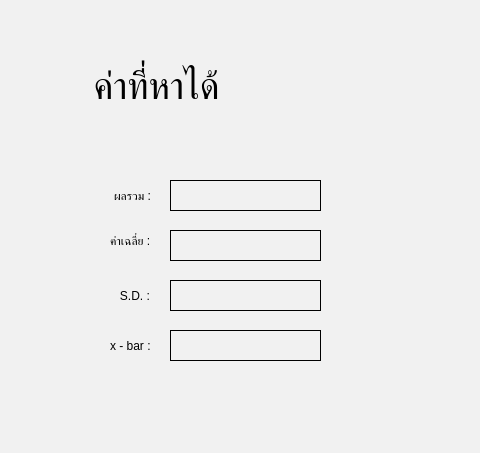
<?xml version="1.0" encoding="UTF-8"?>
<ui version="4.0">
 <class>HomeActivity</class>
 <widget class="QWidget" name="HomeActivity">
  <property name="windowModality">
   <enum>Qt::WindowModal</enum>
  </property>
  <property name="geometry">
   <rect>
    <x>0</x>
    <y>0</y>
    <width>480</width>
    <height>453</height>
   </rect>
  </property>
  <property name="minimumSize">
   <size>
    <width>480</width>
    <height>280</height>
   </size>
  </property>
  <property name="maximumSize">
   <size>
    <width>900</width>
    <height>500</height>
   </size>
  </property>
  <property name="windowTitle">
   <string/>
  </property>
  <property name="autoFillBackground">
   <bool>false</bool>
  </property>
  <property name="styleSheet">
   <string notr="true">QWidget{
	background-color:rgb(241,241,241);
}</string>
  </property>
  <widget class="QLabel" name="sd">
   <property name="geometry">
    <rect>
     <x>170</x>
     <y>280</y>
     <width>151</width>
     <height>31</height>
    </rect>
   </property>
   <property name="frameShape">
    <enum>QFrame::Box</enum>
   </property>
   <property name="text">
    <string/>
   </property>
  </widget>
  <widget class="QLabel" name="Xbar">
   <property name="geometry">
    <rect>
     <x>170</x>
     <y>330</y>
     <width>151</width>
     <height>31</height>
    </rect>
   </property>
   <property name="frameShape">
    <enum>QFrame::Box</enum>
   </property>
   <property name="text">
    <string/>
   </property>
  </widget>
  <widget class="QLabel" name="average">
   <property name="geometry">
    <rect>
     <x>170</x>
     <y>230</y>
     <width>151</width>
     <height>31</height>
    </rect>
   </property>
   <property name="frameShape">
    <enum>QFrame::Box</enum>
   </property>
   <property name="text">
    <string/>
   </property>
  </widget>
  <widget class="QLabel" name="label_2">
   <property name="geometry">
    <rect>
     <x>114</x>
     <y>185</y>
     <width>51</width>
     <height>21</height>
    </rect>
   </property>
   <property name="palette">
    <palette>
     <active>
      <colorrole role="Button">
       <brush brushstyle="SolidPattern">
        <color alpha="255">
         <red>241</red>
         <green>241</green>
         <blue>241</blue>
        </color>
       </brush>
      </colorrole>
      <colorrole role="Text">
       <brush brushstyle="SolidPattern">
        <color alpha="255">
         <red>0</red>
         <green>0</green>
         <blue>255</blue>
        </color>
       </brush>
      </colorrole>
      <colorrole role="Base">
       <brush brushstyle="SolidPattern">
        <color alpha="255">
         <red>241</red>
         <green>241</green>
         <blue>241</blue>
        </color>
       </brush>
      </colorrole>
      <colorrole role="Window">
       <brush brushstyle="SolidPattern">
        <color alpha="255">
         <red>241</red>
         <green>241</green>
         <blue>241</blue>
        </color>
       </brush>
      </colorrole>
     </active>
     <inactive>
      <colorrole role="Button">
       <brush brushstyle="SolidPattern">
        <color alpha="255">
         <red>241</red>
         <green>241</green>
         <blue>241</blue>
        </color>
       </brush>
      </colorrole>
      <colorrole role="Text">
       <brush brushstyle="SolidPattern">
        <color alpha="255">
         <red>0</red>
         <green>0</green>
         <blue>255</blue>
        </color>
       </brush>
      </colorrole>
      <colorrole role="Base">
       <brush brushstyle="SolidPattern">
        <color alpha="255">
         <red>241</red>
         <green>241</green>
         <blue>241</blue>
        </color>
       </brush>
      </colorrole>
      <colorrole role="Window">
       <brush brushstyle="SolidPattern">
        <color alpha="255">
         <red>241</red>
         <green>241</green>
         <blue>241</blue>
        </color>
       </brush>
      </colorrole>
     </inactive>
     <disabled>
      <colorrole role="Button">
       <brush brushstyle="SolidPattern">
        <color alpha="255">
         <red>241</red>
         <green>241</green>
         <blue>241</blue>
        </color>
       </brush>
      </colorrole>
      <colorrole role="Text">
       <brush brushstyle="SolidPattern">
        <color alpha="255">
         <red>120</red>
         <green>120</green>
         <blue>120</blue>
        </color>
       </brush>
      </colorrole>
      <colorrole role="Base">
       <brush brushstyle="SolidPattern">
        <color alpha="255">
         <red>241</red>
         <green>241</green>
         <blue>241</blue>
        </color>
       </brush>
      </colorrole>
      <colorrole role="Window">
       <brush brushstyle="SolidPattern">
        <color alpha="255">
         <red>241</red>
         <green>241</green>
         <blue>241</blue>
        </color>
       </brush>
      </colorrole>
     </disabled>
    </palette>
   </property>
   <property name="text">
    <string>ผลรวม :</string>
   </property>
  </widget>
  <widget class="QLabel" name="label_3">
   <property name="geometry">
    <rect>
     <x>110</x>
     <y>230</y>
     <width>51</width>
     <height>21</height>
    </rect>
   </property>
   <property name="palette">
    <palette>
     <active>
      <colorrole role="Button">
       <brush brushstyle="SolidPattern">
        <color alpha="255">
         <red>241</red>
         <green>241</green>
         <blue>241</blue>
        </color>
       </brush>
      </colorrole>
      <colorrole role="Text">
       <brush brushstyle="SolidPattern">
        <color alpha="255">
         <red>0</red>
         <green>0</green>
         <blue>255</blue>
        </color>
       </brush>
      </colorrole>
      <colorrole role="Base">
       <brush brushstyle="SolidPattern">
        <color alpha="255">
         <red>241</red>
         <green>241</green>
         <blue>241</blue>
        </color>
       </brush>
      </colorrole>
      <colorrole role="Window">
       <brush brushstyle="SolidPattern">
        <color alpha="255">
         <red>241</red>
         <green>241</green>
         <blue>241</blue>
        </color>
       </brush>
      </colorrole>
     </active>
     <inactive>
      <colorrole role="Button">
       <brush brushstyle="SolidPattern">
        <color alpha="255">
         <red>241</red>
         <green>241</green>
         <blue>241</blue>
        </color>
       </brush>
      </colorrole>
      <colorrole role="Text">
       <brush brushstyle="SolidPattern">
        <color alpha="255">
         <red>0</red>
         <green>0</green>
         <blue>255</blue>
        </color>
       </brush>
      </colorrole>
      <colorrole role="Base">
       <brush brushstyle="SolidPattern">
        <color alpha="255">
         <red>241</red>
         <green>241</green>
         <blue>241</blue>
        </color>
       </brush>
      </colorrole>
      <colorrole role="Window">
       <brush brushstyle="SolidPattern">
        <color alpha="255">
         <red>241</red>
         <green>241</green>
         <blue>241</blue>
        </color>
       </brush>
      </colorrole>
     </inactive>
     <disabled>
      <colorrole role="Button">
       <brush brushstyle="SolidPattern">
        <color alpha="255">
         <red>241</red>
         <green>241</green>
         <blue>241</blue>
        </color>
       </brush>
      </colorrole>
      <colorrole role="Text">
       <brush brushstyle="SolidPattern">
        <color alpha="255">
         <red>120</red>
         <green>120</green>
         <blue>120</blue>
        </color>
       </brush>
      </colorrole>
      <colorrole role="Base">
       <brush brushstyle="SolidPattern">
        <color alpha="255">
         <red>241</red>
         <green>241</green>
         <blue>241</blue>
        </color>
       </brush>
      </colorrole>
      <colorrole role="Window">
       <brush brushstyle="SolidPattern">
        <color alpha="255">
         <red>241</red>
         <green>241</green>
         <blue>241</blue>
        </color>
       </brush>
      </colorrole>
     </disabled>
    </palette>
   </property>
   <property name="text">
    <string>ค่าเฉลี่ย :</string>
   </property>
  </widget>
  <widget class="QLabel" name="label_5">
   <property name="geometry">
    <rect>
     <x>110</x>
     <y>330</y>
     <width>51</width>
     <height>31</height>
    </rect>
   </property>
   <property name="palette">
    <palette>
     <active>
      <colorrole role="Button">
       <brush brushstyle="SolidPattern">
        <color alpha="255">
         <red>241</red>
         <green>241</green>
         <blue>241</blue>
        </color>
       </brush>
      </colorrole>
      <colorrole role="Text">
       <brush brushstyle="SolidPattern">
        <color alpha="255">
         <red>0</red>
         <green>0</green>
         <blue>255</blue>
        </color>
       </brush>
      </colorrole>
      <colorrole role="Base">
       <brush brushstyle="SolidPattern">
        <color alpha="255">
         <red>241</red>
         <green>241</green>
         <blue>241</blue>
        </color>
       </brush>
      </colorrole>
      <colorrole role="Window">
       <brush brushstyle="SolidPattern">
        <color alpha="255">
         <red>241</red>
         <green>241</green>
         <blue>241</blue>
        </color>
       </brush>
      </colorrole>
     </active>
     <inactive>
      <colorrole role="Button">
       <brush brushstyle="SolidPattern">
        <color alpha="255">
         <red>241</red>
         <green>241</green>
         <blue>241</blue>
        </color>
       </brush>
      </colorrole>
      <colorrole role="Text">
       <brush brushstyle="SolidPattern">
        <color alpha="255">
         <red>0</red>
         <green>0</green>
         <blue>255</blue>
        </color>
       </brush>
      </colorrole>
      <colorrole role="Base">
       <brush brushstyle="SolidPattern">
        <color alpha="255">
         <red>241</red>
         <green>241</green>
         <blue>241</blue>
        </color>
       </brush>
      </colorrole>
      <colorrole role="Window">
       <brush brushstyle="SolidPattern">
        <color alpha="255">
         <red>241</red>
         <green>241</green>
         <blue>241</blue>
        </color>
       </brush>
      </colorrole>
     </inactive>
     <disabled>
      <colorrole role="Button">
       <brush brushstyle="SolidPattern">
        <color alpha="255">
         <red>241</red>
         <green>241</green>
         <blue>241</blue>
        </color>
       </brush>
      </colorrole>
      <colorrole role="Text">
       <brush brushstyle="SolidPattern">
        <color alpha="255">
         <red>120</red>
         <green>120</green>
         <blue>120</blue>
        </color>
       </brush>
      </colorrole>
      <colorrole role="Base">
       <brush brushstyle="SolidPattern">
        <color alpha="255">
         <red>241</red>
         <green>241</green>
         <blue>241</blue>
        </color>
       </brush>
      </colorrole>
      <colorrole role="Window">
       <brush brushstyle="SolidPattern">
        <color alpha="255">
         <red>241</red>
         <green>241</green>
         <blue>241</blue>
        </color>
       </brush>
      </colorrole>
     </disabled>
    </palette>
   </property>
   <property name="text">
    <string>x - bar :</string>
   </property>
  </widget>
  <widget class="QLabel" name="label_4">
   <property name="geometry">
    <rect>
     <x>110</x>
     <y>280</y>
     <width>51</width>
     <height>31</height>
    </rect>
   </property>
   <property name="palette">
    <palette>
     <active>
      <colorrole role="Button">
       <brush brushstyle="SolidPattern">
        <color alpha="255">
         <red>241</red>
         <green>241</green>
         <blue>241</blue>
        </color>
       </brush>
      </colorrole>
      <colorrole role="Text">
       <brush brushstyle="SolidPattern">
        <color alpha="255">
         <red>0</red>
         <green>0</green>
         <blue>255</blue>
        </color>
       </brush>
      </colorrole>
      <colorrole role="Base">
       <brush brushstyle="SolidPattern">
        <color alpha="255">
         <red>241</red>
         <green>241</green>
         <blue>241</blue>
        </color>
       </brush>
      </colorrole>
      <colorrole role="Window">
       <brush brushstyle="SolidPattern">
        <color alpha="255">
         <red>241</red>
         <green>241</green>
         <blue>241</blue>
        </color>
       </brush>
      </colorrole>
     </active>
     <inactive>
      <colorrole role="Button">
       <brush brushstyle="SolidPattern">
        <color alpha="255">
         <red>241</red>
         <green>241</green>
         <blue>241</blue>
        </color>
       </brush>
      </colorrole>
      <colorrole role="Text">
       <brush brushstyle="SolidPattern">
        <color alpha="255">
         <red>0</red>
         <green>0</green>
         <blue>255</blue>
        </color>
       </brush>
      </colorrole>
      <colorrole role="Base">
       <brush brushstyle="SolidPattern">
        <color alpha="255">
         <red>241</red>
         <green>241</green>
         <blue>241</blue>
        </color>
       </brush>
      </colorrole>
      <colorrole role="Window">
       <brush brushstyle="SolidPattern">
        <color alpha="255">
         <red>241</red>
         <green>241</green>
         <blue>241</blue>
        </color>
       </brush>
      </colorrole>
     </inactive>
     <disabled>
      <colorrole role="Button">
       <brush brushstyle="SolidPattern">
        <color alpha="255">
         <red>241</red>
         <green>241</green>
         <blue>241</blue>
        </color>
       </brush>
      </colorrole>
      <colorrole role="Text">
       <brush brushstyle="SolidPattern">
        <color alpha="255">
         <red>120</red>
         <green>120</green>
         <blue>120</blue>
        </color>
       </brush>
      </colorrole>
      <colorrole role="Base">
       <brush brushstyle="SolidPattern">
        <color alpha="255">
         <red>241</red>
         <green>241</green>
         <blue>241</blue>
        </color>
       </brush>
      </colorrole>
      <colorrole role="Window">
       <brush brushstyle="SolidPattern">
        <color alpha="255">
         <red>241</red>
         <green>241</green>
         <blue>241</blue>
        </color>
       </brush>
      </colorrole>
     </disabled>
    </palette>
   </property>
   <property name="text">
    <string>   S.D. :</string>
   </property>
  </widget>
  <widget class="QLabel" name="Total">
   <property name="geometry">
    <rect>
     <x>170</x>
     <y>180</y>
     <width>151</width>
     <height>31</height>
    </rect>
   </property>
   <property name="frameShape">
    <enum>QFrame::Box</enum>
   </property>
   <property name="text">
    <string/>
   </property>
  </widget>
  <widget class="QLabel" name="label">
   <property name="geometry">
    <rect>
     <x>-50</x>
     <y>10</y>
     <width>541</width>
     <height>151</height>
    </rect>
   </property>
   <property name="font">
    <font>
     <pointsize>28</pointsize>
    </font>
   </property>
   <property name="text">
    <string>              ค่าที่หาได้</string>
   </property>
  </widget>
 </widget>
 <resources/>
 <connections/>
</ui>
